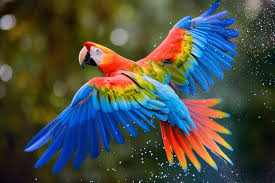
#> input picture assets/parrot.jpg, 275 x 183 px
$ python main.py
#> lines starting #> are read from the running program, lines starting #| are printed output that depends on the picture; after the words box and inside, x2 and y2 are one past the last pixel; in counts of white or black regions, pixels touching at a corner belong together
import cv2
import numpy as np
import matplotlib.pyplot as plt

img = cv2.cvtColor(cv2.imread('../assets/parrot.jpg'), cv2.COLOR_BGR2RGB)
r, c = img.shape[:2]
#> r = 183; c = 275
crow, ccol = r//2, c//2
#> crow = 91; ccol = 137
U, V = np.meshgrid(np.arange(c), np.arange(r))
D = np.sqrt((V-crow)**2 + (U-ccol)**2)
filters = {
    'Ideal': lambda D, D0, n=2: (D <= D0).astype(float),
    'Butterworth': lambda D, D0, n=2: 1 / (1 + (D/D0)**(2*n)),
    'Gaussian': lambda D, D0, n=2: np.exp(-(D**2)/(2*(D0**2)))
}
def apply(img, H, hp=False):
    if hp:
        H = 1 - H
    return cv2.merge([np.abs(np.fft.ifft2(np.fft.ifftshift(np.fft.fftshift(np.fft.fft2(img[:,:,i])) * H))) for i in range(3)]).astype(np.uint8)
results = {'Original': img}
for name, func in filters.items():
    H = func(D, 30)
    results[f'{name} LPF'] = apply(img, H)
    results[f'{name} HPF'] = apply(img, H, hp=True)
#> this loop made 3 passes
#> pass 1, in apply (call 2), `H = 1 - H`:
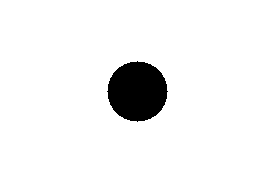
#> H: shape (183, 275) float64; values 0 (black) and 1 (white), 94.4% white; 1 black region, box (x1, y1, x2, y2) and area: (107, 61, 168, 122) 2821
#> pass 2, in apply (call 4), `H = 1 - H`:
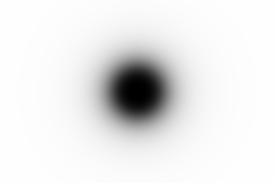
#> H: shape (183, 275) float64; min 0, max 0.999, mean 0.915
#> pass 3, in apply (call 6), `H = 1 - H`:
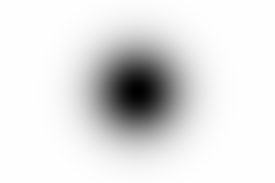
#> H: shape (183, 275) float64; min 0, max 1, mean 0.888
#> after the loop:
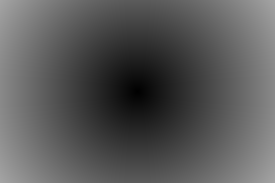
#> D: shape (183, 275) float64; min 0, max 164.5, mean 88.7
#> after the loop, results = 7 items
plt.figure(figsize=(14, 8))
for i, (k, v) in enumerate(results.items()):
    plt.subplot(2, 4, i+1)
    plt.imshow(v)
    plt.title(k)
    plt.axis('off')
#> this loop made 7 passes
#> k on passes 1 to 7: 'Original', 'Ideal LPF', 'Ideal HPF', 'Butterworth LPF', 'Butterworth HPF', 'Gaussian LPF', 'Gaussian HPF'
plt.tight_layout()
plt.show()
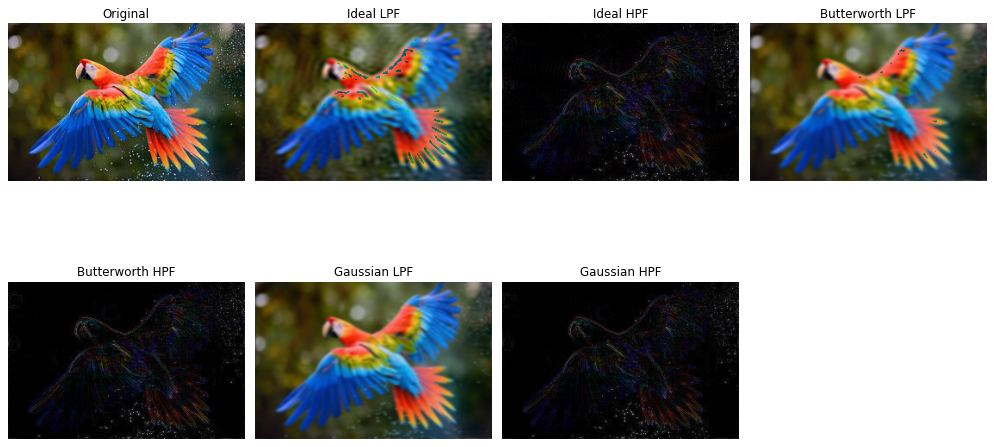
#> figure drawn by matplotlib, 7 panels

$ run again, with assets/cat.jpg copied over assets/parrot.jpg
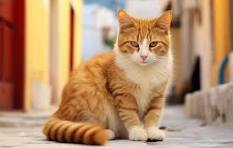
#> input picture assets/cat.jpg, 233 x 148 px
#> the loop `for name, func in filters.items():` made 3 passes
#> pass 1, in apply (call 2), `H = 1 - H`:
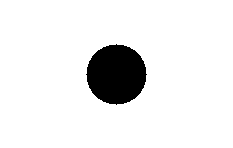
#> H: shape (148, 233) float64; values 0 (black) and 1 (white), 91.8% white; 1 black region, box (x1, y1, x2, y2) and area: (86, 44, 147, 105) 2821
#> after the loop `for name, func in filters.items():`:
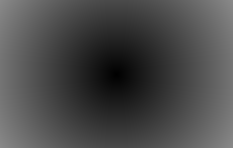
#> D: shape (148, 233) float64; min 0, max 137.6, mean 74
#> after the loop `for name, func in filters.items():`: results = 7 items
#> the loop `for i, (k, v) in enumerate(results.items()):` made 7 passes
#> k on passes 1 to 7: 'Original', 'Ideal LPF', 'Ideal HPF', 'Butterworth LPF', 'Butterworth HPF', 'Gaussian LPF', 'Gaussian HPF'

$ run again, with assets/flower.jpg copied over assets/parrot.jpg
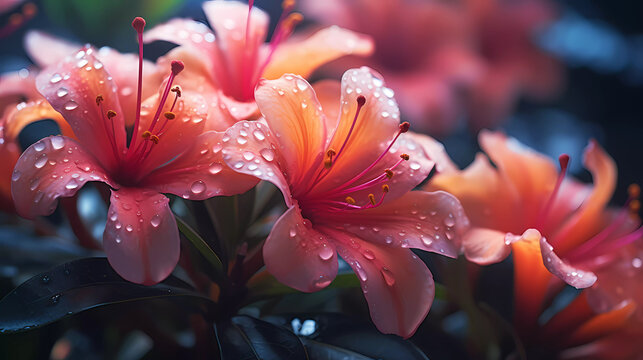
#> input picture assets/flower.jpg, 643 x 360 px
#> the loop `for name, func in filters.items():` made 3 passes
#> pass 1, in apply (call 2), `H = 1 - H`:
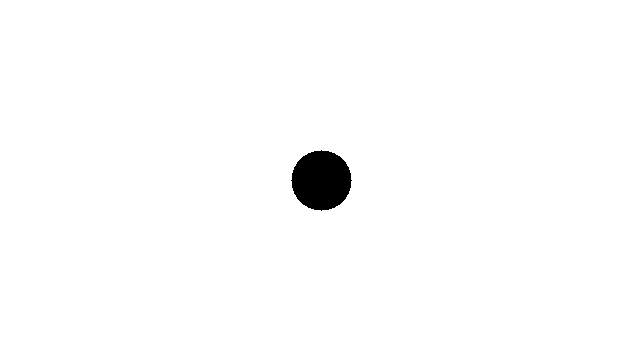
#> H: shape (360, 643) float64; values 0 (black) and 1 (white), 98.8% white; 1 black region, box (x1, y1, x2, y2) and area: (291, 150, 352, 211) 2821
#> after the loop `for name, func in filters.items():`:
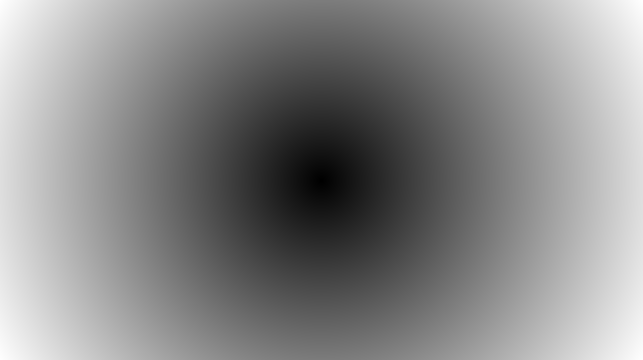
#> D: shape (360, 643) float64; min 0, max 368, mean 196.5; drawn with min black and max white
#> after the loop `for name, func in filters.items():`: results = 7 items
#> the loop `for i, (k, v) in enumerate(results.items()):` made 7 passes
#> k on passes 1 to 7: 'Original', 'Ideal LPF', 'Ideal HPF', 'Butterworth LPF', 'Butterworth HPF', 'Gaussian LPF', 'Gaussian HPF'
